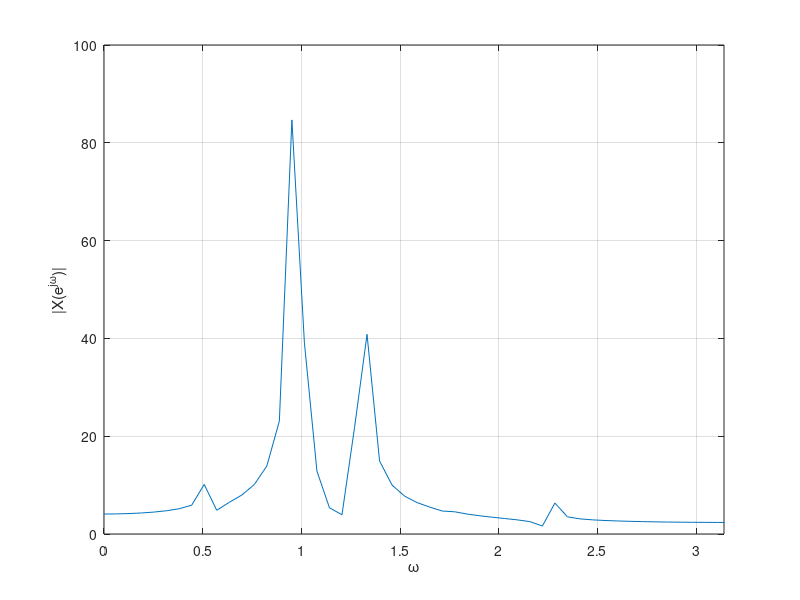
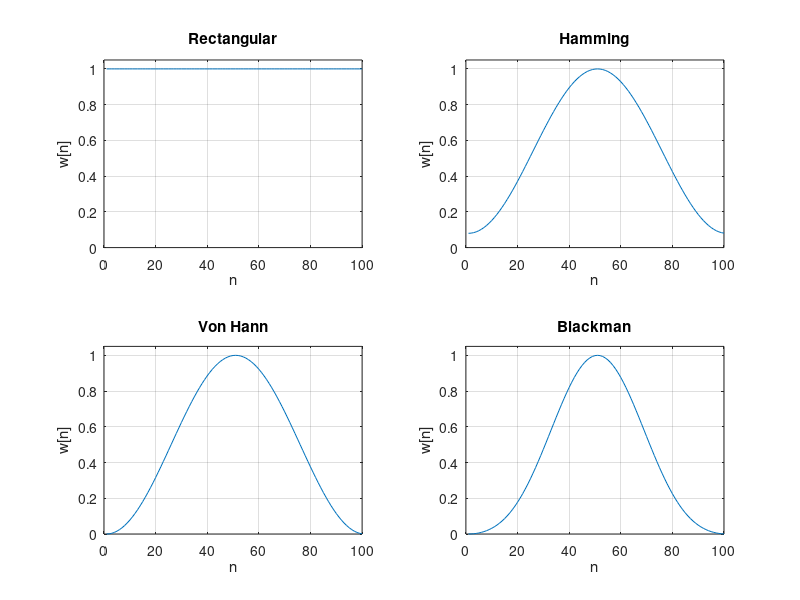
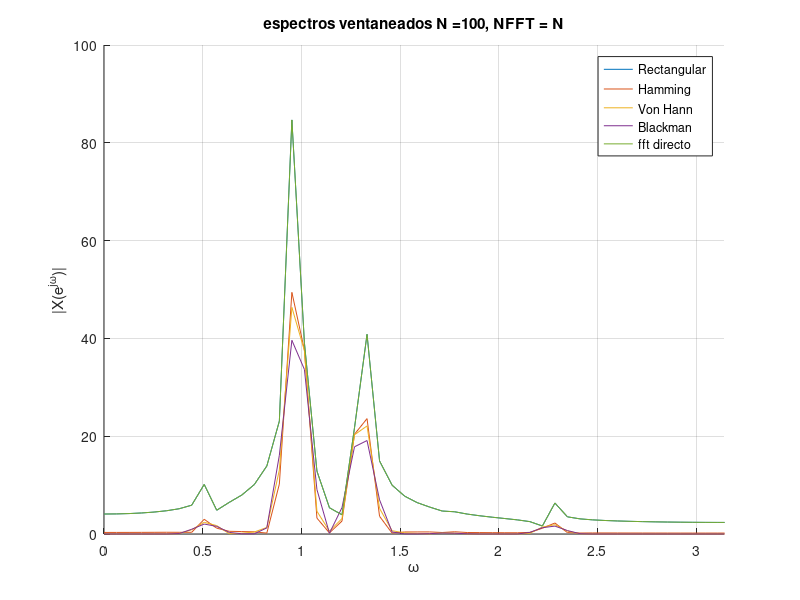
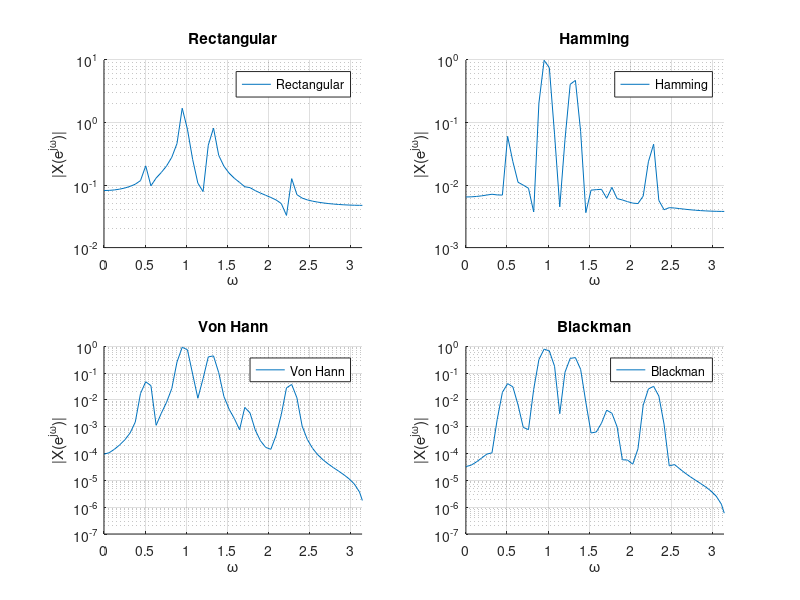

Source code (MATLAB) for these figures, in order:
%%% Tarea 12: Análisis espectral de señales discretas
clear;
close all;
clc;
%% Carga de datos, Defino constantes
%cantidad de muestras
N = 100;
%señal x, carga la variable de una
load("senal0010_0100.mat");
%% 1_ fft de  la señal
X = fft(x,N);
%_________________________________________
figure('Name','Espectro fft');          %|
plot(linspace(0,2*pi,length(X)),abs(X));%|
grid on;                                %|
xlim([0 pi]);                           %|
xlabel('\omega');                       %|
ylabel('|X(e^{j\omega})|');             %|
%-----------------------------------------
%% 2_ Módulo del espectro mediante ventanas
%Definimos las ventanas
ventanas = {};
ventanas{1} = {rectwin(N),             'Rectangular'};
ventanas{2} = {hamming(N,'periodic'),  'Hamming'    };
ventanas{3} = {hanning(N,'periodic'),  'Von Hann'   };
ventanas{4} = {blackman(N,'periodic'), 'Blackman'   };
%Las ploteamos________________________________________
figure('Name', 'Ventanas');                         %|
for k = 1:length(ventanas)                          %|
  subplot(2,2,k);                                   %|
  plot(ventanas{k}{1});                             %|
  grid on;                                          %|
  xlabel('n');                                      %|
  ylabel('w[n]');                                   %|
  title(ventanas{k}{2});                            %|
  ylim([0 1.05]);                                   %|
end                                                 %|
%-----------------------------------------------------

%Aproximamos el espectro ventaneado
X100 = {};
for k = 1:length(ventanas)
  X100{k} = {fft(x.*ventanas{k}{1}'),ventanas{k}{2}};
end
%ploteamos las aproximaciones_________________________________________
figure('Name', 'espectros ventaneados N =100, NFFT = N');           %|
hold on;                                                            %|
title('espectros ventaneados N =100, NFFT = N');                    %|
for k = 1:length(X100)                                              %|
  plot(linspace(0,2*pi,N),abs(X100{k}{1}),'DisplayName',X100{k}{2});%|
end                                                                 %|
plot(linspace(0,2*pi,N),abs(X),'DisplayName','fft directo');        %|
hold off                                                            %|
grid on;                                                            %|
xlabel('\omega');                                                   %|
ylabel('|X(e^{j\omega})|');                                         %|
legend('show')                                                      %|
xlim([0 pi]);                                                       %|
%---------------------------------------------------------------------

%% 3_ Espectros escalados 
for k = 1:length(X100)
  X100{k}{1} = (X100{k}{1}*2/N);
end
%ploteamos las aproximaciones_____________________________________________
figure('Name', 'espectros ventaneados y escalados N = 100, NFFT = N');  %|
title('espectros ventaneados y escalados N = 100, NFFT = N');           %|
for k = 1:length(X100)                                                  %|
  subplot(2,2,k);                                                       %|
  hold on;                                                              %|
  semilogy(linspace(0,2*pi,N),abs(X100{k}{1}),'DisplayName',X100{k}{2});%|
  title(ventanas{k}{2});                                                %|
  hold off                                                              %|
  grid on;                                                              %|
  xlabel('\omega');                                                     %|
  ylabel('|X(e^{j\omega})|');                                           %|
  legend('show')                                                        %|
  xlim([0 pi]);                                                         %|
end                                                                     %|
%-------------------------------------------------------------------------

%% 4_ Inciso 2 con N = 1000
NFFT = 1000;
%Aproximamos el espectro ventaneado
X1000 = {};
for k = 1:length(ventanas)
  X1000{k} = {fft(x.*ventanas{k}{1}',NFFT),ventanas{k}{2}};
end
%ploteamos las aproximaciones______________________________________________
figure('Name', 'espectros ventaneados N = 100, NFFT = 1000');            %|
title('espectros ventaneados N = 100, NFFT = 1000');                     %|
hold on;                                                                 %|
for k = 1:length(X1000)                                                  %|
  plot(linspace(0,2,NFFT),abs(X1000{k}{1}),'DisplayName',X1000{k}{2});   %|
end                                                                      %|
hold off                                                                 %|
grid on;                                                                 %|
xlabel('\omega');                                                        %|
ylabel('|X(e^{j\omega})|');                                              %|
legend('show')                                                           %|
xlim([0 1]);                                                             %|
%--------------------------------------------------------------------------

for k = 1:length(X1000)
  X1000{k}{1} = (X1000{k}{1}*2/NFFT);
end
%ploteamos las aproximaciones_______________________________________________
figure('Name', 'espectros ventaneados y escalados N = 100, NFFT = 1000'); %|
title('espectros ventaneados y escalados N = 100, NFFT = 1000')           %|
for k = 1:length(X1000)                                                   %|
  subplot(2,2,k);                                                         %|
  hold on;                                                                %|
  semilogy(linspace(0,2,NFFT),abs(X1000{k}{1}),'DisplayName',X1000{k}{2});%|
  title(ventanas{k}{2});                                                  %|
  hold off                                                                %|
  grid on;                                                                %|
  xlabel('\omega');                                                       %|
  ylabel('|X(e^{j\omega})|');                                             %|
  legend('show')                                                          %|
  xlim([0 1]);                                                            %|
end                                                                       %|
%---------------------------------------------------------------------------
